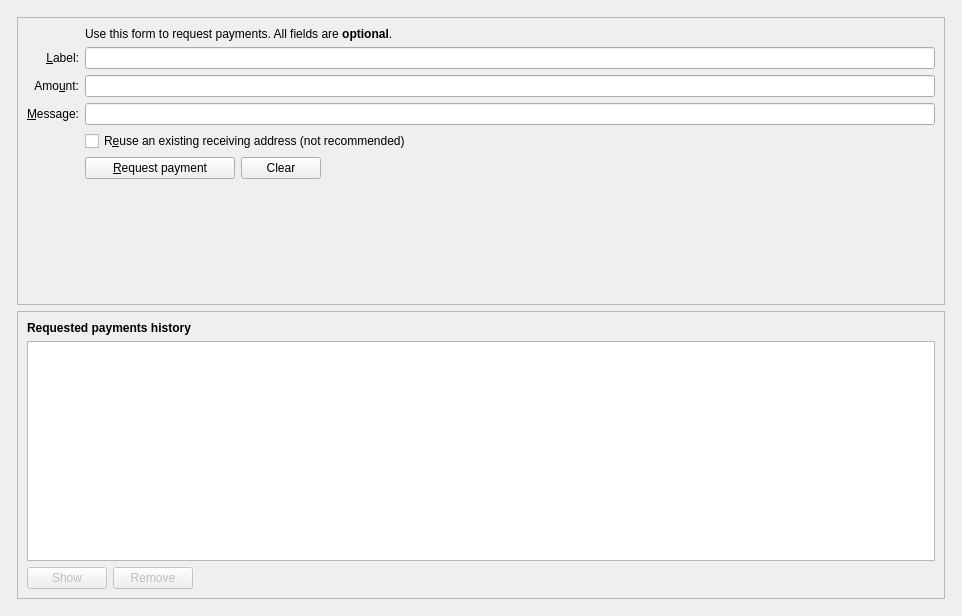
<?xml version="1.0" encoding="UTF-8"?>
<ui version="4.0">
 <class>ReceiveCoinsDialog</class>
 <widget class="QWidget" name="ReceiveCoinsDialog">
  <property name="geometry">
   <rect>
    <x>0</x>
    <y>0</y>
    <width>962</width>
    <height>616</height>
   </rect>
  </property>
  <layout class="QVBoxLayout" name="verticalLayout" stretch="0">
   <item>
    <layout class="QVBoxLayout" name="verticalLayout_Master" stretch="0,1">
     <property name="spacing">
      <number>0</number>
     </property>
     <item>
      <widget class="QFrame" name="frame_Header">
       <layout class="QVBoxLayout" name="verticalLayout_8">
        <property name="leftMargin">
         <number>0</number>
        </property>
        <property name="topMargin">
         <number>0</number>
        </property>
        <property name="rightMargin">
         <number>0</number>
        </property>
        <property name="bottomMargin">
         <number>0</number>
        </property>
       </layout>
      </widget>
     </item>
     <item>
      <widget class="QFrame" name="frame_BG">
       <layout class="QVBoxLayout" name="verticalLayout_5">
        <property name="leftMargin">
         <number>6</number>
        </property>
        <property name="topMargin">
         <number>6</number>
        </property>
        <property name="rightMargin">
         <number>6</number>
        </property>
        <property name="bottomMargin">
         <number>6</number>
        </property>
        <item>
         <widget class="QFrame" name="frame2">
          <property name="sizePolicy">
           <sizepolicy hsizetype="Preferred" vsizetype="Expanding">
            <horstretch>0</horstretch>
            <verstretch>0</verstretch>
           </sizepolicy>
          </property>
          <property name="frameShape">
           <enum>QFrame::StyledPanel</enum>
          </property>
          <property name="frameShadow">
           <enum>QFrame::Sunken</enum>
          </property>
          <layout class="QVBoxLayout" name="verticalLayout_3">
           <item>
            <layout class="QGridLayout" name="gridLayout">
             <item row="7" column="2">
              <widget class="QCheckBox" name="reuseAddress">
               <property name="toolTip">
                <string>Reuse one of the previously used receiving addresses.&lt;br&gt;Reusing addresses has security and privacy issues.&lt;br&gt;Do not use this unless re-generating a payment request made before.</string>
               </property>
               <property name="text">
                <string>R&amp;euse an existing receiving address (not recommended)</string>
               </property>
              </widget>
             </item>
             <item row="7" column="0">
              <widget class="QLabel" name="label_4">
               <property name="text">
                <string/>
               </property>
              </widget>
             </item>
             <item row="6" column="0">
              <widget class="QLabel" name="label_3">
               <property name="toolTip">
                <string>An optional message to attach to the payment request, which will be displayed when the request is opened. Note: The message will not be sent with the payment over the Stakinglab Coin network.</string>
               </property>
               <property name="text">
                <string>&amp;Message:</string>
               </property>
               <property name="alignment">
                <set>Qt::AlignRight|Qt::AlignTrailing|Qt::AlignVCenter</set>
               </property>
               <property name="buddy">
                <cstring>reqMessage</cstring>
               </property>
              </widget>
             </item>
             <item row="4" column="2">
              <widget class="QLineEdit" name="reqLabel">
               <property name="toolTip">
                <string>An optional label to associate with the new receiving address.</string>
               </property>
              </widget>
             </item>
             <item row="6" column="2">
              <widget class="QLineEdit" name="reqMessage">
               <property name="toolTip">
                <string>An optional message to attach to the payment request, which will be displayed when the request is opened.&lt;br&gt;Note: The message will not be sent with the payment over the Stakinglab Coin network.</string>
               </property>
              </widget>
             </item>
             <item row="2" column="2">
              <widget class="QLabel" name="label_5">
               <property name="text">
                <string>Use this form to request payments. All fields are &lt;b&gt;optional&lt;/b&gt;.</string>
               </property>
              </widget>
             </item>
             <item row="4" column="0">
              <widget class="QLabel" name="label_2">
               <property name="toolTip">
                <string>An optional label to associate with the new receiving address.</string>
               </property>
               <property name="text">
                <string>&amp;Label:</string>
               </property>
               <property name="alignment">
                <set>Qt::AlignRight|Qt::AlignTrailing|Qt::AlignVCenter</set>
               </property>
               <property name="buddy">
                <cstring>reqLabel</cstring>
               </property>
              </widget>
             </item>
             <item row="5" column="0">
              <widget class="QLabel" name="label">
               <property name="toolTip">
                <string>An optional amount to request. Leave this empty or zero to not request a specific amount.</string>
               </property>
               <property name="text">
                <string>Amo&amp;unt:</string>
               </property>
               <property name="alignment">
                <set>Qt::AlignRight|Qt::AlignTrailing|Qt::AlignVCenter</set>
               </property>
               <property name="buddy">
                <cstring>reqAmount</cstring>
               </property>
              </widget>
             </item>
             <item row="5" column="2">
              <widget class="BitcoinAmountField" name="reqAmount">
               <property name="minimumSize">
                <size>
                 <width>80</width>
                 <height>0</height>
                </size>
               </property>
               <property name="toolTip">
                <string>An optional amount to request. Leave this empty or zero to not request a specific amount.</string>
               </property>
              </widget>
             </item>
             <item row="8" column="0">
              <widget class="QLabel" name="label_7">
               <property name="text">
                <string/>
               </property>
              </widget>
             </item>
             <item row="8" column="2">
              <layout class="QHBoxLayout" name="horizontalLayout">
               <item>
                <widget class="QPushButton" name="receiveButton">
                 <property name="minimumSize">
                  <size>
                   <width>150</width>
                   <height>0</height>
                  </size>
                 </property>
                 <property name="text">
                  <string>&amp;Request payment</string>
                 </property>
                </widget>
               </item>
               <item>
                <widget class="QPushButton" name="clearButton">
                 <property name="sizePolicy">
                  <sizepolicy hsizetype="Minimum" vsizetype="Fixed">
                   <horstretch>0</horstretch>
                   <verstretch>0</verstretch>
                  </sizepolicy>
                 </property>
                 <property name="toolTip">
                  <string>Clear all fields of the form.</string>
                 </property>
                 <property name="text">
                  <string>Clear</string>
                 </property>
                 <property name="autoDefault">
                  <bool>false</bool>
                 </property>
                </widget>
               </item>
               <item>
                <spacer name="horizontalSpacer">
                 <property name="orientation">
                  <enum>Qt::Horizontal</enum>
                 </property>
                 <property name="sizeHint" stdset="0">
                  <size>
                   <width>40</width>
                   <height>20</height>
                  </size>
                 </property>
                </spacer>
               </item>
              </layout>
             </item>
             <item row="9" column="2">
              <spacer name="verticalSpacer">
               <property name="orientation">
                <enum>Qt::Vertical</enum>
               </property>
               <property name="sizeHint" stdset="0">
                <size>
                 <width>20</width>
                 <height>40</height>
                </size>
               </property>
              </spacer>
             </item>
            </layout>
           </item>
          </layout>
         </widget>
        </item>
        <item>
         <widget class="QFrame" name="frame">
          <property name="sizePolicy">
           <sizepolicy hsizetype="Preferred" vsizetype="Expanding">
            <horstretch>0</horstretch>
            <verstretch>0</verstretch>
           </sizepolicy>
          </property>
          <property name="frameShape">
           <enum>QFrame::StyledPanel</enum>
          </property>
          <property name="frameShadow">
           <enum>QFrame::Raised</enum>
          </property>
          <layout class="QVBoxLayout" name="verticalLayout_2">
           <item>
            <widget class="QLabel" name="label_6">
             <property name="font">
              <font>
               <weight>75</weight>
               <bold>true</bold>
              </font>
             </property>
             <property name="text">
              <string>Requested payments history</string>
             </property>
            </widget>
           </item>
           <item>
            <widget class="QTableView" name="recentRequestsView">
             <property name="palette">
              <palette>
               <active>
                <colorrole role="Text">
                 <brush brushstyle="SolidPattern">
                  <color alpha="255">
                   <red>51</red>
                   <green>51</green>
                   <blue>51</blue>
                  </color>
                 </brush>
                </colorrole>
               </active>
               <inactive>
                <colorrole role="Text">
                 <brush brushstyle="SolidPattern">
                  <color alpha="255">
                   <red>51</red>
                   <green>51</green>
                   <blue>51</blue>
                  </color>
                 </brush>
                </colorrole>
               </inactive>
               <disabled>
                <colorrole role="Text">
                 <brush brushstyle="SolidPattern">
                  <color alpha="255">
                   <red>85</red>
                   <green>85</green>
                   <blue>85</blue>
                  </color>
                 </brush>
                </colorrole>
               </disabled>
              </palette>
             </property>
             <property name="contextMenuPolicy">
              <enum>Qt::CustomContextMenu</enum>
             </property>
             <property name="tabKeyNavigation">
              <bool>false</bool>
             </property>
             <property name="sortingEnabled">
              <bool>true</bool>
             </property>
            </widget>
           </item>
           <item>
            <layout class="QHBoxLayout" name="horizontalLayout_2">
             <item>
              <widget class="QPushButton" name="showRequestButton">
               <property name="enabled">
                <bool>false</bool>
               </property>
               <property name="toolTip">
                <string>Show the selected request (does the same as double clicking an entry)</string>
               </property>
               <property name="text">
                <string>Show</string>
               </property>
               <property name="autoDefault">
                <bool>false</bool>
               </property>
              </widget>
             </item>
             <item>
              <widget class="QPushButton" name="removeRequestButton">
               <property name="enabled">
                <bool>false</bool>
               </property>
               <property name="toolTip">
                <string>Remove the selected entries from the list</string>
               </property>
               <property name="text">
                <string>Remove</string>
               </property>
               <property name="autoDefault">
                <bool>false</bool>
               </property>
              </widget>
             </item>
             <item>
              <spacer name="horizontalSpacer_2">
               <property name="orientation">
                <enum>Qt::Horizontal</enum>
               </property>
               <property name="sizeHint" stdset="0">
                <size>
                 <width>40</width>
                 <height>20</height>
                </size>
               </property>
              </spacer>
             </item>
            </layout>
           </item>
          </layout>
         </widget>
        </item>
       </layout>
      </widget>
     </item>
    </layout>
   </item>
  </layout>
 </widget>
 <customwidgets>
  <customwidget>
   <class>BitcoinAmountField</class>
   <extends>QLineEdit</extends>
   <header>bitcoinamountfield.h</header>
   <container>1</container>
  </customwidget>
 </customwidgets>
 <tabstops>
  <tabstop>reqLabel</tabstop>
  <tabstop>reqAmount</tabstop>
  <tabstop>reqMessage</tabstop>
  <tabstop>reuseAddress</tabstop>
  <tabstop>receiveButton</tabstop>
  <tabstop>clearButton</tabstop>
  <tabstop>recentRequestsView</tabstop>
  <tabstop>showRequestButton</tabstop>
  <tabstop>removeRequestButton</tabstop>
 </tabstops>
 <resources>
  <include location="../labx.qrc"/>
 </resources>
 <connections/>
</ui>
